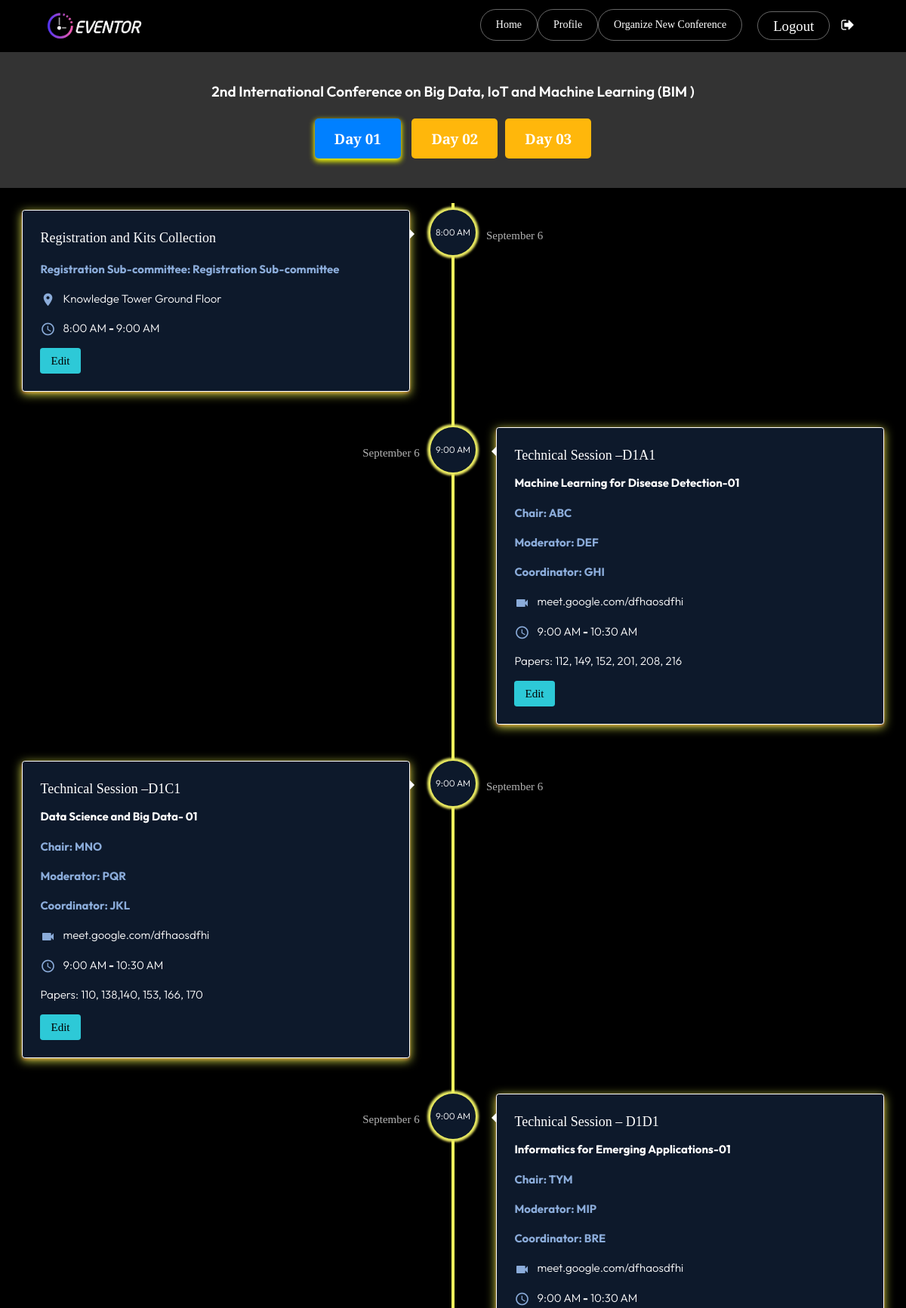
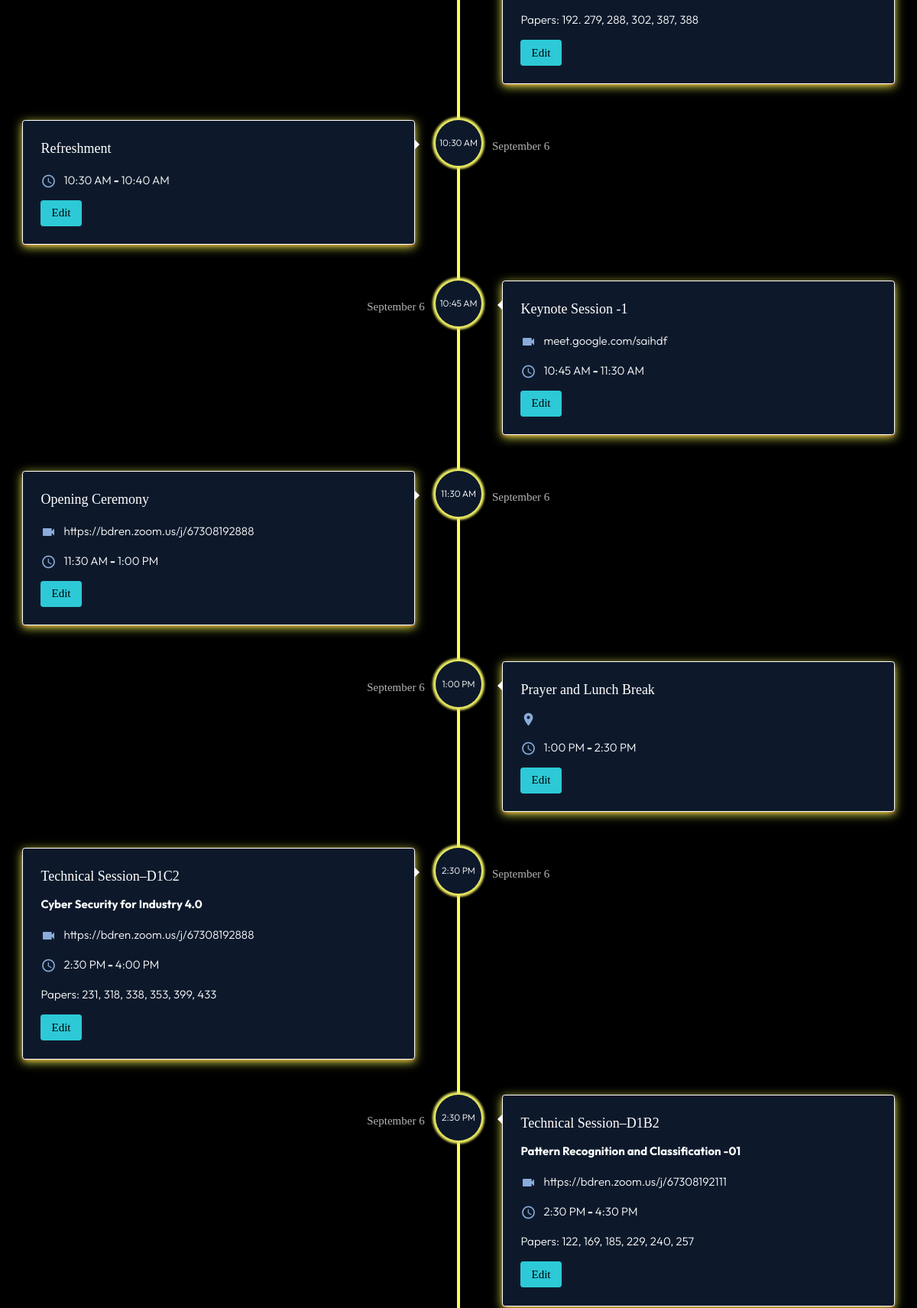
The page /event-timeline-edit.php?evntid=CfI45683 (signed in, upper part) on the database its author committed (2 pictures, top to bottom).
### tables this page shows
CREATE TABLE `events` (
  `id` varchar(50) NOT NULL,
  `title` varchar(500) NOT NULL,
  `description` varchar(1500) NOT NULL,
  `type` varchar(50) NOT NULL,
  `indexing` varchar(50) NOT NULL,
  `host1` varchar(550) NOT NULL,
  `host2` varchar(550) DEFAULT NULL,
  `startdate` date NOT NULL,
  `enddate` date NOT NULL,
  `timefrom` time NOT NULL,
  `timeto` time NOT NULL,
  `venue` varchar(150) NOT NULL,
  `country` varchar(50) NOT NULL,
  `cover` varchar(150) DEFAULT 'img_default_cover.jpg',
  `registration` datetime NOT NULL,
  `timestrap` timestamp NOT NULL DEFAULT current_timestamp() ON UPDATE current_timestamp(),
  `editor` varchar(50) NOT NULL,
  `organizer` varchar(500) NOT NULL,
  `status` int(11) NOT NULL DEFAULT 0
);

CREATE TABLE `sessions` (
  `id` varchar(50) NOT NULL,
  `eventid` varchar(50) NOT NULL,
  `level` varchar(200) NOT NULL,
  `title` varchar(150) DEFAULT NULL,
  `date` date NOT NULL,
  `timefrom` time NOT NULL,
  `timeto` time NOT NULL,
  `type` varchar(50) NOT NULL,
  `venue` varchar(255) DEFAULT NULL,
  `zoomid` varchar(100) DEFAULT NULL,
  `papers` varchar(1000) NOT NULL,
  `chair` varchar(1000) NOT NULL,
  `moderator` varchar(1000) NOT NULL,
  `coordinator` varchar(1000) NOT NULL
);

### event-timeline-edit.php (the view, shortened to what this page needs)
<?php
include "db/connect.php";
?>
<!doctype html>
<html lang="en">
<head>
    <link rel="stylesheet" href="css/event-timeline.css">
</head>
<?php
$eventid = $_GET['evntid'];
$sql2edit = "SELECT * FROM `events` WHERE `id` = '$eventid'";
$sql2res = mysqli_query($con, $sql2edit);
$evnt = $sql2res->fetch_assoc();
$datetime1 = new DateTime($evnt['startdate']);
$datetime2 = new DateTime($evnt['enddate']);
$interval = $datetime1->diff($datetime2);
$days = $interval->format('%a') + 1;
?>
<body>
    <?php
    include("includes/alert.php");
    ?>
    <header class="cd-main-header text-center flex flex-column flex-center menu">
        <p style="padding-bottom:20px;font-size:19px;font-weight:600;color:white;">
            <?php echo $evnt['title']; ?>
        </p>
        <div class="">
            <button class="active" name="increment" id="view1Btn" value="0">Day 01</button>
            <?php
            for ($i = 1; $i < $days; $i++) {
                echo '<button name="increment" id="view';
                echo $i + 1;
                echo 'Btn" value="';
                echo $i;
                echo '">Day 0';
                echo $i + 1;
                echo '</button>';
            }
            ?>
        </div>
        <?php
        $curDate = date("Y-m-d", strtotime("+0 day", strtotime($evnt['startdate'])));
        $sql1 = "SELECT * FROM `sessions` WHERE `eventid` = '$eventid' AND `date` = '$curDate' ORDER BY `timefrom` ASC";
        $result1 = mysqli_query($con, $sql1);
        ?>
    </header>
    <div class="views-container">
        <div class="btnview" id="view1">
            <section class="cd-timeline js-cd-timeline">
                <div class="container max-width-lg cd-timeline__container">
                    <?php
                    while ($sess = $result1->fetch_assoc()) {
                        echo '<div class="cd-timeline__block">
                        <div class="cd-timeline__img cd-timeline__img--picture">';
                        echo '<p style="color:white;font-size:12px;">' . date("g:i A", strtotime($sess['timefrom'])) . '</p>';
                        echo '</div>
                        <div class="cd-timeline__content text-component">
                            <h5 style="color:#ffffff; font-size:18px;">';
                        echo $sess['level'];
                        echo '</h5>';
                        if ($sess['title'] != NULL) {
                            echo '<p class="color-contrast-medium" style="margin-top:10px;color:white"><strong>';
                            echo $sess['title'];
                            echo '</strong></p>';
                        }
                        echo '<p class="color-contrast-medium" style="margin-top:10px;color:white">';
                        if ($sess['chair'] != NULL) {
                            echo '<p><strong>Chair: ' . $sess['chair'] . '</strong></p>';
                        }
                        echo '<p class="color-contrast-medium" style="margin-top:10px;color:white">';
                        if ($sess['moderator'] != NULL) {
                            if ($sess['moderator'] == "Registration Sub-committee")
                                echo '<p><strong>Registration Sub-committee: ' . $sess['moderator'] . '</strong></p>';
                            else
                                echo '<p><strong>Moderator: ' . $sess['moderator'] . '</strong></p>';
                        }
                        echo '<p class="color-contrast-medium" style="margin-top:10px;color:white">';
                        if ($sess['coordinator'] != NULL) {
                            echo '<p><strong>Coordinator: ' . $sess['coordinator'] . '</strong></p>';
                        }
                        echo '<p class="color-contrast-medium" style="margin-top:10px;color:white">';
                        if ($sess['type'] == "online") {
                            echo '<i class="material-icons" style="vertical-align: middle;margin-right:10px;font-size:20px;color:hsl(215, 51%, 70%)">videocam</i>';
                        } elseif ($sess['type'] == "offline") {
                            echo '<i class="material-icons" style="vertical-align: middle;margin-right:10px;font-size:20px;color:hsl(215, 51%, 70%)">location_on</i>';
                        }
                        echo $sess['venue'];
                        echo '</p>';
                        echo '<p style = "color:white;"><i class="material-icons" style="vertical-align: middle;margin-right:10px;font-size:20px;color:hsl(215, 51%, 70%)">access_time</i>';
                        echo date("g:i A", strtotime($sess['timefrom'])) . '<strong> - </strong>' .
                            date("g:i A", strtotime($sess['timeto'])) . '</p>';
                        echo '<p class="color-contrast-medium" style="margin-top:10px;color:white">';
                        if ($sess['papers'] != NULL) {
                            echo '<p style="color:white;">Papers: ' . $sess['papers'] . '</p>';
                        }
                        echo '
                            <div class="flex justify-between items-center">
                                <span class="cd-timeline__date">';
                        echo date("F j", strtotime($sess['date']));
                        echo '</span>
                                <a href="update-session.php?event=' . $sess['id'] . '" class="btn btn--subtle">Edit</a>
                            </div>
                        </div>
                    </div>';
                    }
                    ?>
                </div>
            </section>
        </div>
    </div>
</body>
</html>

### css/cards.css (style rules this page uses)
:root { font-size: 15px; --var-soft-blue: hsl(215, 51%, 70%); --var-cyan: hsl(178, 100%, 50%); --var-main-darkest: hsl(217, 54%, 11%); --var-card-dark: hsl(216, 50%, 16%); --var-line-dark: hsl(215, 32%, 27%); --var-lightest: white; --var-heading: normal normal 600 1.5em/1.6em 'Outfit', sans-serif; --var-small-heading: normal normal 400 1em/1em 'Outfit', sans-serif; --var-para: normal normal 300 1em/1.55em 'Outfit', sans-serif; }
*, *::before, *::after { margin: 0; }
body { background-color: var(--var-main-darkest); }
a { color: inherit; }
p { font: var(--var-para); color: var(--var-soft-blue); }
span { color: white; }
@media (min-width:600px) { body { font-size: 18px; } }

### event-timeline-edit.php (style rules this page uses)
.menu { width: 100%; text-align: center; padding: 10px; background-color: #333; }
button { padding: 10px 26px; border-radius: 5px; margin: 0 5px; color: white; background-color: #ffb70b; border: none; cursor: pointer; font-weight: 600; }
.active { background-color: #0080FF; color: white; box-shadow: 0px 3px 7px 1px rgb(233 255 0), 0 2px 4px -1px rgb(211 41 41 / 90%); border: none; }
.views-container { position: relative; }
.btnview { width: 100%; height: 100%; display: none; position: absolute; text-align: justify; }

### rows shown on the page
events: title "2nd International Conference on Big Data, IoT and Machine Learning (BIM )"
sessions: timefrom "8:00 AM", level "Registration and Kits Collection", moderator "Registration Sub-committee", type "offline" (drawn), venue "Knowledge Tower Ground Floor", timeto "9:00 AM", date "September 6"
sessions: timefrom "9:00 AM", level "Technical Session –D1A1", title "Machine Learning for Disease Detection-01", chair "ABC", moderator "DEF", coordinator "GHI", type "online" (drawn), venue "meet.google.com/dfhaosdfhi", timeto "10:30 AM", papers "112, 149, 152, 201, 208, 216", date "September 6"
sessions: timefrom "9:00 AM", level "Technical Session –D1C1", title "Data Science and Big Data- 01", chair "MNO", moderator "PQR", coordinator "JKL", type "online" (drawn), venue "meet.google.com/dfhaosdfhi", timeto "10:30 AM", papers "110, 138,140, 153, 166, 170", date "September 6"
sessions: timefrom "9:00 AM", level "Technical Session – D1D1", title "Informatics for Emerging Applications-01", chair "TYM", moderator "MIP", coordinator "BRE", type "online" (drawn), venue "meet.google.com/dfhaosdfhi", timeto "10:30 AM", papers "192. 279, 288, 302, 387, 388", date "September 6"
sessions: timefrom "10:30 AM", level "Refreshment", timeto "10:40 AM", date "September 6"
sessions: timefrom "10:45 AM", level "Keynote Session -1", type "online" (drawn), venue "meet.google.com/saihdf", timeto "11:30 AM", date "September 6"
sessions: timefrom "11:30 AM", level "Opening Ceremony", type "online" (drawn), venue "https://bdren.zoom.us/j/67308192888", timeto "1:00 PM", date "September 6"
sessions: timefrom "1:00 PM", level "Prayer and Lunch Break", type "offline" (drawn), timeto "2:30 PM", date "September 6"
sessions: timefrom "2:30 PM", level "Technical Session–D1C2", title "Cyber Security for Industry 4.0", type "online" (drawn), venue "https://bdren.zoom.us/j/67308192888", timeto "4:00 PM", papers "231, 318, 338, 353, 399, 433", date "September 6"
sessions: timefrom "2:30 PM", level "Technical Session–D1B2", title "Pattern Recognition and Classification -01", type "online" (drawn), venue "https://bdren.zoom.us/j/67308192111", timeto "4:30 PM", papers "122, 169, 185, 229, 240, 257", date "September 6"
